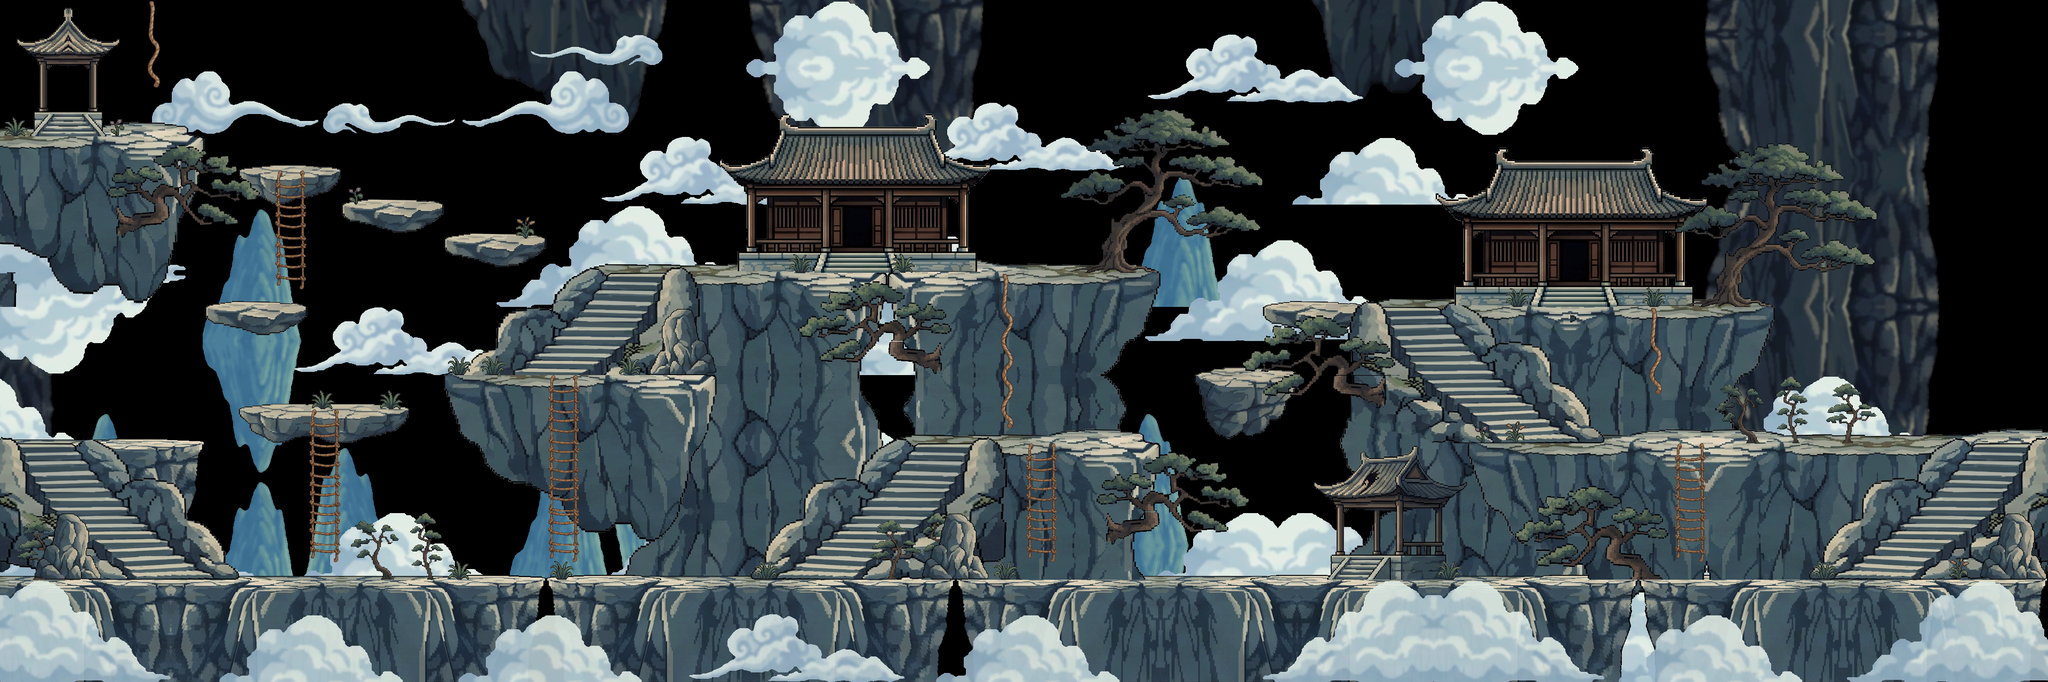

This game map was drawn from its Tiled (.tmx) file and the tilesets committed beside it. A one-line description and the trimmed map source follow:
An orthogonal 60x20 tile map with 64x64 px tiles, 13 tile layers (mid, cloud_b, modification, tree, ...).

<map version="1.4" tiledversion="1.12.2" orientation="orthogonal" renderorder="right-down" width="60" height="20" tilewidth="64" tileheight="64" infinite="0" nextlayerid="19" nextobjectid="26">
 <tileset firstgid="1" source="map_ice.tsx" />
 <layer id="8" name="mid" width="60" height="20" offsetx="-200" offsety="0" parallaxx="0.8">
  <data>[1200 cells, 527 non-empty, 59 distinct tile ids]</data>
 </layer>
 <layer id="12" name="cloud_b" width="60" height="20" offsetx="-36" offsety="0" parallaxx="0.9">
  <data>[1200 cells, 587 non-empty, 52 distinct tile ids]</data>
 </layer>
 <layer id="16" name="modification" width="60" height="20">
  <data>[1200 cells, 136 non-empty, 16 distinct tile ids]</data>
 </layer>
 <layer id="9" name="tree" width="60" height="20">
  <data>[1200 cells, 1 non-empty, 1 distinct tile ids]</data>
 </layer>
 <layer id="15" name="moveBG" width="60" height="20">
  <data>[1200 cells, 261 non-empty, 51 distinct tile ids]</data>
 </layer>
 <layer id="1" name="moveLayer" width="60" height="20">
  <data>[1200 cells, 475 non-empty, 69 distinct tile ids]</data>
 </layer>
 <layer id="14" name="stairsBG" width="60" height="20">
  <data>[1200 cells, 182 non-empty, 45 distinct tile ids]</data>
 </layer>
 <layer id="6" name="stairsLayer" width="60" height="20">
  <data>[1200 cells, 134 non-empty, 40 distinct tile ids]</data>
 </layer>
 <layer id="3" name="house" width="60" height="20">
  <data>[1200 cells, 117 non-empty, 61 distinct tile ids]</data>
 </layer>
 <layer id="10" name="tree1" width="60" height="20">
  <data>[1200 cells, 217 non-empty, 72 distinct tile ids]</data>
 </layer>
 <layer id="17" name="blockingLayer" width="60" height="20">
  <data>[1200 cells, 16 non-empty, 4 distinct tile ids]</data>
 </layer>
 <layer id="18" name="climbingLayer" width="60" height="20">
  <data>[1200 cells, 34 non-empty, 7 distinct tile ids]</data>
 </layer>
 <layer id="11" name="cloud" width="60" height="20" opacity="0.9" parallaxx="1.2">
  <data>[1200 cells, 136 non-empty, 36 distinct tile ids]</data>
 </layer>
</map>
